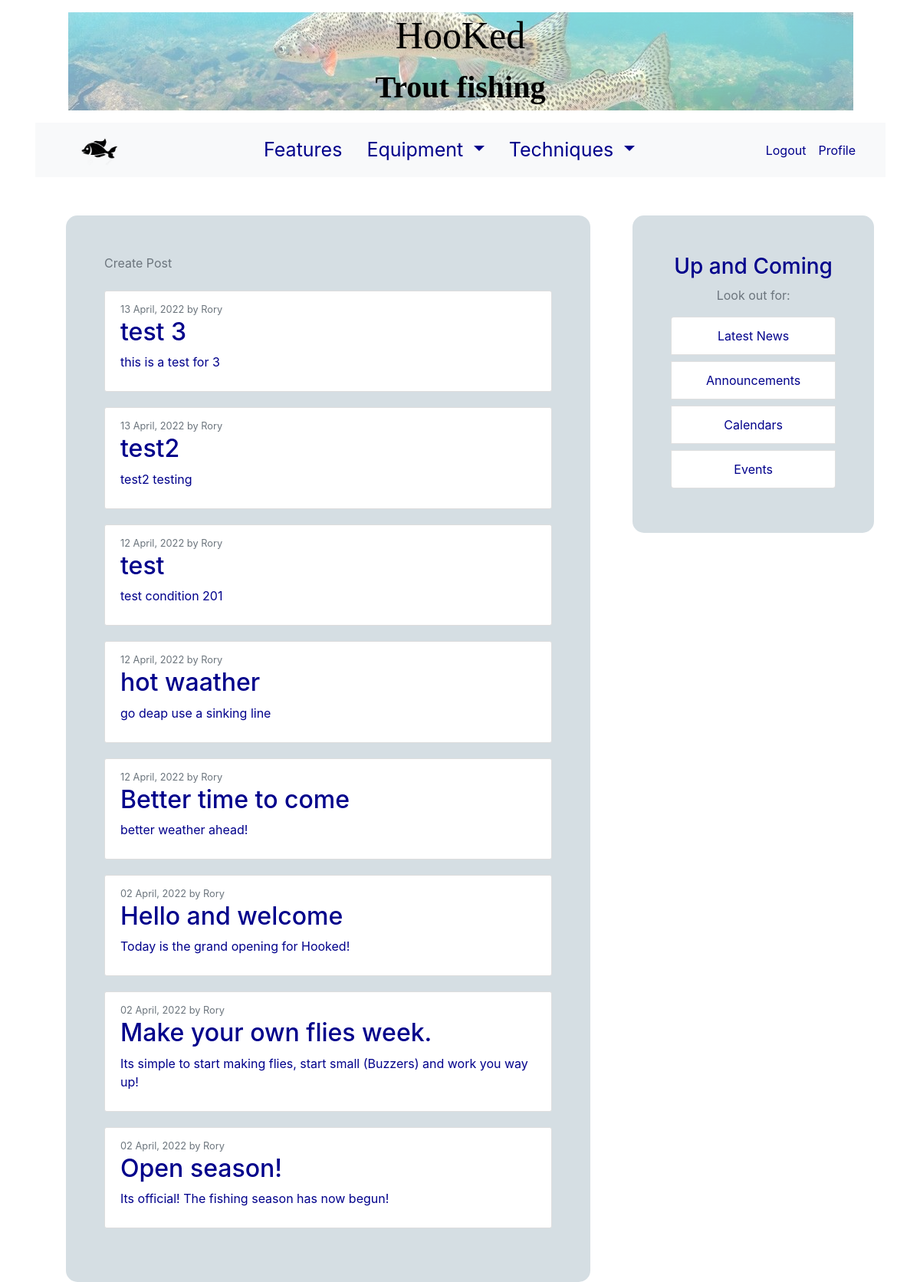
Page /news/ (signed in) on the committed database.
### main_body/models.py (models this page shows, shortened)
class News(models.Model):
    title = models.CharField(max_length=100)
    content = models.TextField()
    date_posted = models.DateTimeField(auto_now_add=True)
    author = models.ForeignKey(User, on_delete=models.CASCADE)

### main_body/views.py (the view)
# urls.py: path('news/', views.News.as_view(), name='mb-news'),
class News(View): # class based view seems to be working
    def get(self, request):
        return render(request, "main_body/news.html", {'title': 'News', 'news': Mb_News.objects.all()})

### main_body/templates/main_body/news.html (shortened to what this page needs)
{% extends "main_body/sidebar_content.html" %}
    {% block content %}
        <div class="mb-4">
            <a class="text-muted" href="{% url 'mb-news-create'%}"> Create Post</a>
        </div>
    {% if news %}
            {% for post in news reversed %}
                <article class="media content-section">
                    <div class="media-body">
                        <div class="article-metadata">
                            <small class="text-muted">{{ post.date_posted|date:"d F, Y"}} by {{ post.author}}</small>
                        </div>
                        <h2>{{ post.title }}</h2>
                        <p class="article-content">{{ post.content }}</p>
                    </div>
                </article>
            {% endfor %}
    {% endif %}
{% endblock content %}

### main_body/static/main_body/main.css (style rules this page uses)
* { color: darkblue !important; }
.content-section { background: #ffffff; padding: 10px 20px; border: 1px solid #dddddd; border-radius: 3px; margin-bottom: 20px; }

### rows in the picture
News: date_posted "13 April, 2022", author "Rory", title "test 3", content "this is a test for 3"
News: date_posted "13 April, 2022", author "Rory", title "test2", content "test2 testing"
News: date_posted "12 April, 2022", author "Rory", title "test", content "test condition 201"
News: date_posted "12 April, 2022", author "Rory", title "hot waather", content "go deap use a sinking line"
News: date_posted "12 April, 2022", author "Rory", title "Better time to come", content "better weather ahead!"
News: date_posted "02 April, 2022", author "Rory", title "Hello and welcome", content "Today is the grand opening for Hooked!"
News: date_posted "02 April, 2022", author "Rory", title "Make your own flies week.", content "Its simple to start making flies, start small (Buzzers) and work you way up!"
News: date_posted "02 April, 2022", author "Rory", title "Open season!", content "Its official! The fishing season has now begun!"
